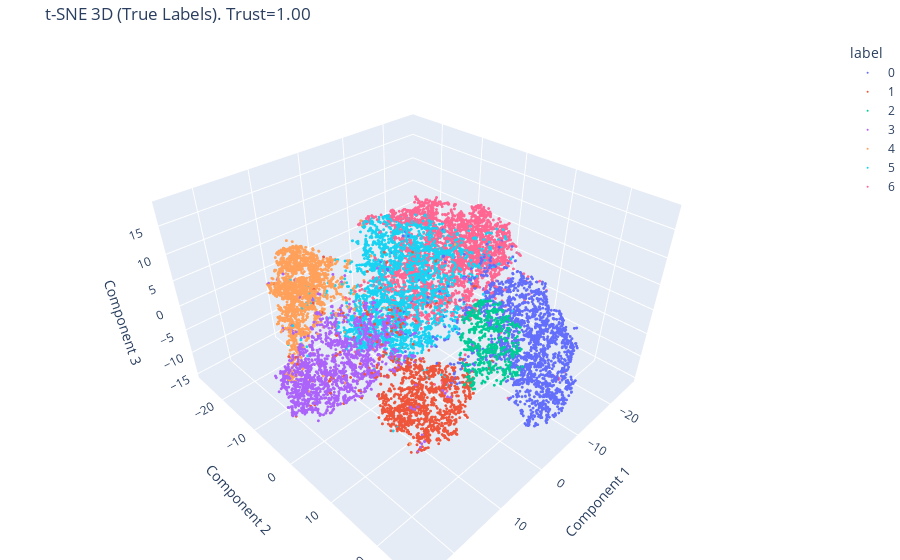

Notebook code cell kept with this figure:
### Code cell
print("\n### 2. t-SNE: Зниження Розмірності ###")
tsne_2c = TSNE(n_components=2, random_state=42, n_jobs=-1, perplexity=30.0)
tsne_3c = TSNE(n_components=3, random_state=42, n_jobs=-1, perplexity=30.0)

X_tsne_2d = tsne_2c.fit_transform(X_np)
X_tsne_3d = tsne_3c.fit_transform(X_np)

# Оцінка якості DR
tsne_trust_2d = trustworthiness(X_np, X_tsne_2d, n_neighbors=10)
tsne_trust_3d = trustworthiness(X_np, X_tsne_3d, n_neighbors=10)

print(f"t-SNE 2D: Trustworthiness = {tsne_trust_2d:.4f}")
print(f"t-SNE 3D: Trustworthiness = {tsne_trust_3d:.4f}")

# Візуалізація
plot_2d(X_tsne_2d, y_np, title=f"t-SNE 2D (True Labels). Trust={tsne_trust_2d:.2f}")
plot_3d_plotly(X_tsne_3d, y_np, title=f"t-SNE 3D (True Labels). Trust={tsne_trust_3d:.2f}")

### Figure 1 — Plotly figure (JSON) as saved in the notebook; plotly's stock layout.template omitted (floating-point values rounded to 4 significant figures; data arrays with more than 128 entries replaced by an {"elided": "..."} marker saying what was removed)
{"data": [{"hovertemplate": "label=0<br>Component 1=%{x}<br>Component 2=%{y}<br>Component 3=%{z}<extra></extra>", "legendgroup": "0", "marker": {"color": "#636efa", "size": 1, "symbol": "circle"}, "mode": "markers", "name": "0", "scene": "scene", "showlegend": true, "type": "scatter3d", "x": {"elided": "2027 float values"}, "y": {"elided": "2027 float values"}, "z": {"elided": "2027 float values"}}, {"hovertemplate": "label=1<br>Component 1=%{x}<br>Component 2=%{y}<br>Component 3=%{z}<extra></extra>", "legendgroup": "1", "marker": {"color": "#EF553B", "size": 1, "symbol": "circle"}, "mode": "markers", "name": "1", "scene": "scene", "showlegend": true, "type": "scatter3d", "x": {"elided": "1322 float values"}, "y": {"elided": "1322 float values"}, "z": {"elided": "1322 float values"}}, {"hovertemplate": "label=2<br>Component 1=%{x}<br>Component 2=%{y}<br>Component 3=%{z}<extra></extra>", "legendgroup": "2", "marker": {"color": "#00cc96", "size": 1, "symbol": "circle"}, "mode": "markers", "name": "2", "scene": "scene", "showlegend": true, "type": "scatter3d", "x": {"elided": "522 float values"}, "y": {"elided": "522 float values"}, "z": {"elided": "522 float values"}}, {"hovertemplate": "label=3<br>Component 1=%{x}<br>Component 2=%{y}<br>Component 3=%{z}<extra></extra>", "legendgroup": "3", "marker": {"color": "#ab63fa", "size": 1, "symbol": "circle"}, "mode": "markers", "name": "3", "scene": "scene", "showlegend": true, "type": "scatter3d", "x": {"elided": "1630 float values"}, "y": {"elided": "1630 float values"}, "z": {"elided": "1630 float values"}}, {"hovertemplate": "label=4<br>Component 1=%{x}<br>Component 2=%{y}<br>Component 3=%{z}<extra></extra>", "legendgroup": "4", "marker": {"color": "#FFA15A", "size": 1, "symbol": "circle"}, "mode": "markers", "name": "4", "scene": "scene", "showlegend": true, "type": "scatter3d", "x": {"elided": "1928 float values"}, "y": {"elided": "1928 float values"}, "z": {"elided": "1928 float values"}}, {"hovertemplate": "label=5<br>Component 1=%{x}<br>Component 2=%{y}<br>Component 3=%{z}<extra></extra>", "legendgroup": "5", "marker": {"color": "#19d3f3", "size": 1, "symbol": "circle"}, "mode": "markers", "name": "5", "scene": "scene", "showlegend": true, "type": "scatter3d", "x": {"elided": "2636 float values"}, "y": {"elided": "2636 float values"}, "z": {"elided": "2636 float values"}}, {"hovertemplate": "label=6<br>Component 1=%{x}<br>Component 2=%{y}<br>Component 3=%{z}<extra></extra>", "legendgroup": "6", "marker": {"color": "#FF6692", "size": 1, "symbol": "circle"}, "mode": "markers", "name": "6", "scene": "scene", "showlegend": true, "type": "scatter3d", "x": {"elided": "3546 float values"}, "y": {"elided": "3546 float values"}, "z": {"elided": "3546 float values"}}], "layout": {"legend": {"title": {"text": "label"}, "tracegroupgap": 0}, "margin": {"b": 0, "l": 0, "r": 0, "t": 40}, "scene": {"domain": {"x": [0, 1], "y": [0, 1]}, "xaxis": {"title": {"text": "Component 1"}}, "yaxis": {"title": {"text": "Component 2"}}, "zaxis": {"title": {"text": "Component 3"}}}, "title": {"text": "t-SNE 3D (True Labels). Trust=1.00"}}}
